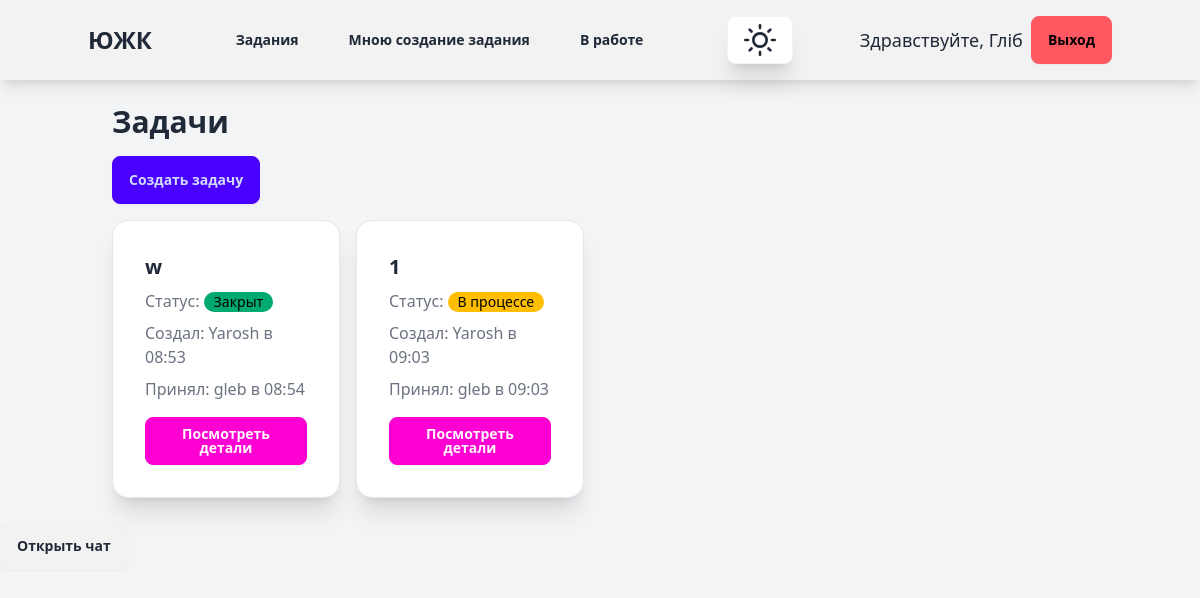
The page / (signed in) on the database as committed earlier.
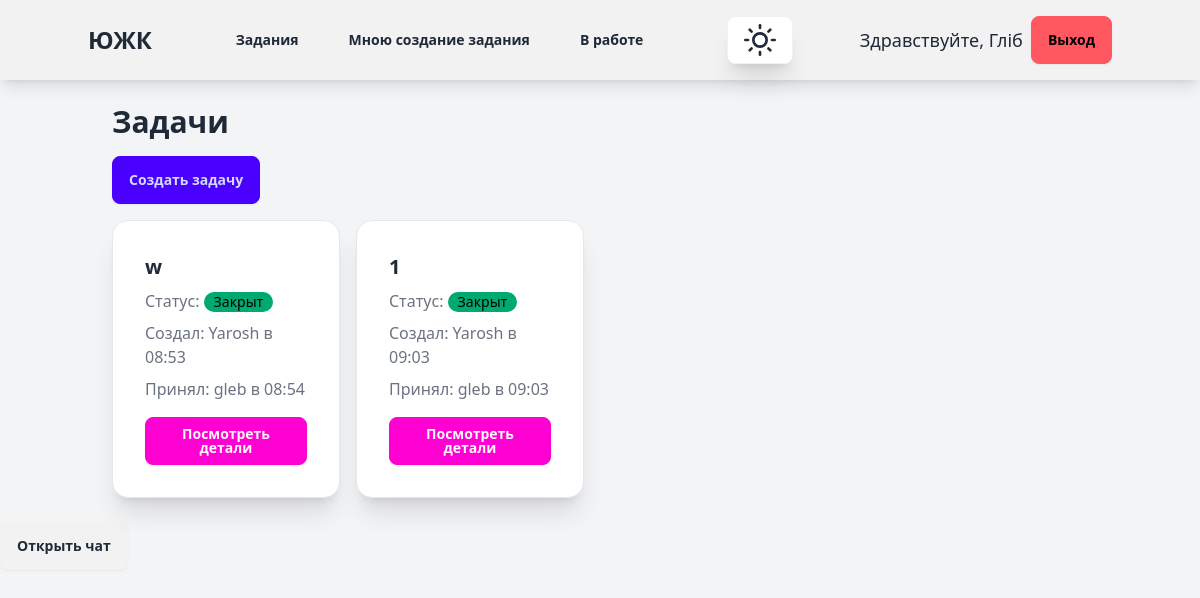
The same page on the database as committed later.
### tickets/models.py (models this page shows, shortened)
class Ticket(models.Model):
    STATUS_CHOICES = [
        ('open', 'Open'),
        ('in_progress', 'In Progress'),
        ('closed', 'Closed'),
    ]
    title = models.CharField(max_length=200)
    description = models.TextField()
    status = models.CharField(max_length=20, choices=STATUS_CHOICES, default='open')
    created_by = models.ForeignKey(CustomUser, on_delete=models.CASCADE, related_name='tickets_created')
    accepted_by = models.ForeignKey(CustomUser, on_delete=models.CASCADE, related_name='tickets_accepted', null=True,
                                    blank=True)
    department = models.ForeignKey(Department, on_delete=models.CASCADE, related_name='tickets', null=True, blank=True)
    position = models.ForeignKey(Position, on_delete=models.CASCADE, related_name='tickets', null=True, blank=True)
    screenshot = models.ImageField(upload_to='tickets/screenshots', null=True, blank=True)
    created_at = models.DateTimeField(auto_now_add=True)
    accepted_at = models.DateTimeField(null=True, blank=True)
    updated_at = models.DateTimeField(auto_now=True)

### account/models.py (models this page shows)
class CustomUser(AbstractUser):
    department = models.ForeignKey(Department, on_delete=models.SET_NULL, null=True, blank=True)
    position = models.ForeignKey(Position, on_delete=models.SET_NULL, null=True, blank=True, related_name="users")

### tickets/views.py (the view)
# urls.py: path('', views.ticket_list, name='ticket_list'),
@login_required
def ticket_list(request):
    user = request.user  # Получаем текущего пользователя
    if user.is_authenticated:  # Проверяем, авторизован ли пользователь
        tickets = Ticket.objects.filter(
            department=user.department,
            position=user.position
        )
    else:
        tickets = Ticket.objects.none()  # Если пользователь не авторизован, не показываем тикеты
    return render(request, 'tickets/ticket_list.html', {'tickets': tickets})

### templates/tickets/ticket_list.html (shortened to what this page needs)
{% extends "blog/base.html" %}
{% block content1 %}
<div class="container mx-auto p-6">
    <h2 class="text-3xl font-bold mb-4">Задачи</h2>
    <a href="{% url 'tickets:create_ticket' %}" class="btn btn-primary mb-4">Создать задачу</a>
    <div id="ticket-container" class="transition-all duration-300 w-full lg:w-3/4 pr-4">
        <div class="grid grid-cols-1 md:grid-cols-2 lg:grid-cols-3 gap-4">
            {% for ticket in tickets %}
            <div class="card bg-base-100 shadow-xl border border-gray-200" data-ticket-id="{{ ticket.id }}">
                <div class="card-body">
                    <h3 class="card-title text-xl font-semibold">{{ ticket.title }}</h3>
                    <p class="text-gray-500">Статус:
                        <span class="badge
                            {% if ticket.status == 'open' %}badge-error
                            {% elif ticket.status == 'in_progress' %}badge-warning
                            {% else %}badge-success
                            {% endif %}">
                            {% if ticket.status == 'open' %}Открыт
                            {% elif ticket.status == 'in_progress' %}В процессе
                            {% else %}Закрыт
                            {% endif %}
                        </span>
                    </p>
                    <p class="text-gray-500">Создал:
                        {{ ticket.created_by.username }} в {{ ticket.created_at|date:"H:i" }}
                    </p>
                    <p class="text-gray-500">Принял:
                        {% if ticket.accepted_by %}
                            {{ ticket.accepted_by.username }} в {{ ticket.accepted_at|date:"H:i" }}
                        {% else %}
                            {{ ticket.accepted_by.username|default:"На данный момент не принята" }}
                        {% endif %}
                    </p>
                    <a href="{% url 'tickets:ticket_detail' ticket.id %}" class="btn btn-secondary mt-2">Посмотреть детали</a>
                </div>
            </div>
            {% endfor %}
        </div>
    </div>
</div>
    <button id="open-chat-btn" class="btn btn-accent open-chat" data-ticket-id="{{ 33 }}">Открыть чат</button>
{% endblock %}

Rows that differ between the two databases and show on the page:
changed Ticket (number 2 of 2 on the later page): status "В процессе" → "Закрыт"
